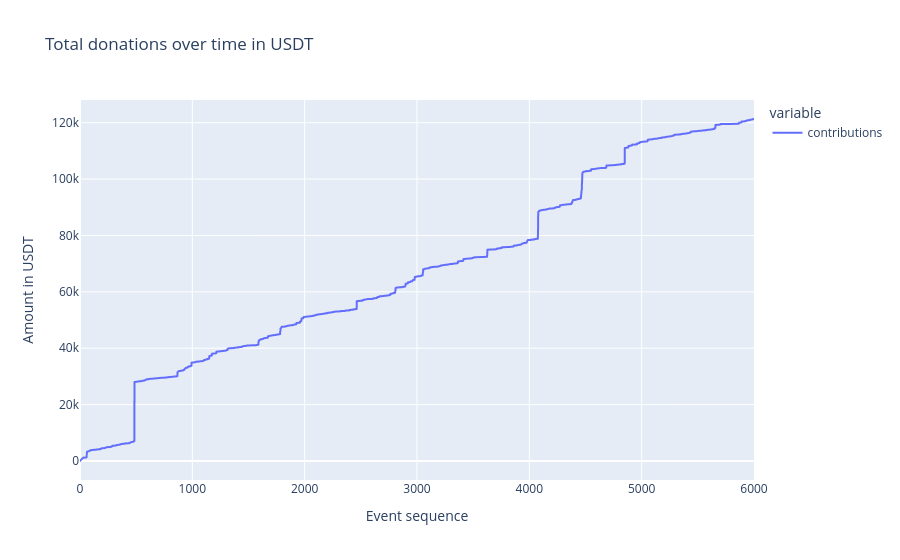

Notebook source saved alongside this figure:
### Markdown cell above
#### Total donations

### Code cell
contribs_total_donation = lambda contribs: sum(contrib['amount'] for contrib in contribs)
contrib_per_time = df.contributions.map(contribs_total_donation)
fig_df = contrib_per_time.reset_index()

title = 'Total donations over time in USDT'

x_col = 'timestep'
y_cols = ['contributions']

labels = {'value': 'Amount in USDT',
          'timestep': 'Event sequence'}

options = {'x': x_col,
           'y': y_cols,
           'title': title,
           'labels': labels}

fig = px.line(fig_df, **options)

fig.show()

### Figure 1 — Plotly figure (JSON) as saved in the notebook; plotly's stock layout.template omitted (floating-point values rounded to 4 significant figures; data arrays with more than 128 entries replaced by an {"elided": "..."} marker saying what was removed)
{"data": [{"hovertemplate": "variable=contributions<br>Event sequence=%{x}<br>Amount in USDT=%{y}<extra></extra>", "legendgroup": "contributions", "line": {"color": "#636efa", "dash": "solid"}, "mode": "lines", "name": "contributions", "showlegend": true, "type": "scattergl", "x": {"elided": "6001 int values"}, "xaxis": "x", "y": {"elided": "6001 float values"}, "yaxis": "y"}], "layout": {"autosize": true, "legend": {"title": {"text": "variable"}, "tracegroupgap": 0}, "title": {"text": "Total donations over time in USDT"}, "xaxis": {"anchor": "y", "autorange": true, "domain": [0, 1], "range": [0, 6000], "title": {"text": "Event sequence"}, "type": "linear"}, "yaxis": {"anchor": "x", "autorange": true, "domain": [0, 1], "range": [-6739.0, 128000.0], "title": {"text": "Amount in USDT"}, "type": "linear"}}}
